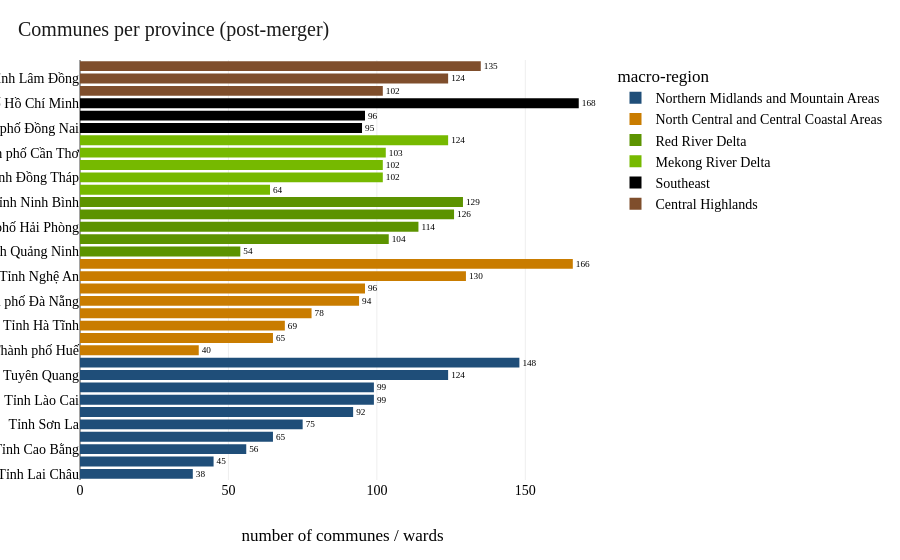

The cell this chart's notebook holds for it:
### Code cell
fig_communes_per_province(df).show()

### Figure 1 — Plotly figure (JSON) as saved in the notebook; plotly's stock layout.template omitted (floating-point values rounded to 4 significant figures)
{"data": [{"hovertemplate": "macro_region_en=Northern Midlands and Mountain Areas<br>n_communes=%{text}<br>parent_ten=%{y}<extra></extra>", "legendgroup": "Northern Midlands and Mountain Areas", "marker": {"color": "#1F4E79", "pattern": {"shape": ""}}, "name": "Northern Midlands and Mountain Areas", "orientation": "h", "showlegend": true, "text": [38.0, 45.0, 56.0, 65.0, 75.0, 92.0, 99.0, 99.0, 124.0, 148.0], "textposition": "outside", "type": "bar", "x": [38, 45, 56, 65, 75, 92, 99, 99, 124, 148], "xaxis": "x", "y": ["Tỉnh Lai Châu", "Tỉnh Điện Biên", "Tỉnh Cao Bằng", "Tỉnh Lạng Sơn", "Tỉnh Sơn La", "Tỉnh Thái Nguyên", "Tỉnh Lào Cai", "Tỉnh Bắc Ninh", "Tỉnh Tuyên Quang", "Tỉnh Phú Thọ"], "yaxis": "y"}, {"hovertemplate": "macro_region_en=North Central and Central Coastal Areas<br>n_communes=%{text}<br>parent_ten=%{y}<extra></extra>", "legendgroup": "North Central and Central Coastal Areas", "marker": {"color": "#C97C00", "pattern": {"shape": ""}}, "name": "North Central and Central Coastal Areas", "orientation": "h", "showlegend": true, "text": [40.0, 65.0, 69.0, 78.0, 94.0, 96.0, 130.0, 166.0], "textposition": "outside", "type": "bar", "x": [40, 65, 69, 78, 94, 96, 130, 166], "xaxis": "x", "y": ["Thành phố Huế", "Tỉnh Khánh Hòa", "Tỉnh Hà Tĩnh", "Tỉnh Quảng Trị", "Thành phố Đà Nẵng", "Tỉnh Quảng Ngãi", "Tỉnh Nghệ An", "Tỉnh Thanh Hóa"], "yaxis": "y"}, {"hovertemplate": "macro_region_en=Red River Delta<br>n_communes=%{text}<br>parent_ten=%{y}<extra></extra>", "legendgroup": "Red River Delta", "marker": {"color": "#5C9300", "pattern": {"shape": ""}}, "name": "Red River Delta", "orientation": "h", "showlegend": true, "text": [54.0, 104.0, 114.0, 126.0, 129.0], "textposition": "outside", "type": "bar", "x": [54, 104, 114, 126, 129], "xaxis": "x", "y": ["Tỉnh Quảng Ninh", "Tỉnh Hưng Yên", "Thành phố Hải Phòng", "Thủ đô Hà Nội", "Tỉnh Ninh Bình"], "yaxis": "y"}, {"hovertemplate": "macro_region_en=Mekong River Delta<br>n_communes=%{text}<br>parent_ten=%{y}<extra></extra>", "legendgroup": "Mekong River Delta", "marker": {"color": "#76B900", "pattern": {"shape": ""}}, "name": "Mekong River Delta", "orientation": "h", "showlegend": true, "text": [64.0, 102.0, 102.0, 103.0, 124.0], "textposition": "outside", "type": "bar", "x": [64, 102, 102, 103, 124], "xaxis": "x", "y": ["Tỉnh Cà Mau", "Tỉnh Đồng Tháp", "Tỉnh An Giang", "Thành phố Cần Thơ", "Tỉnh Vĩnh Long"], "yaxis": "y"}, {"hovertemplate": "macro_region_en=Southeast<br>n_communes=%{text}<br>parent_ten=%{y}<extra></extra>", "legendgroup": "Southeast", "marker": {"color": "#000000", "pattern": {"shape": ""}}, "name": "Southeast", "orientation": "h", "showlegend": true, "text": [95.0, 96.0, 168.0], "textposition": "outside", "type": "bar", "x": [95, 96, 168], "xaxis": "x", "y": ["Thành phố Đồng Nai", "Tỉnh Tây Ninh", "Thành phố Hồ Chí Minh"], "yaxis": "y"}, {"hovertemplate": "macro_region_en=Central Highlands<br>n_communes=%{text}<br>parent_ten=%{y}<extra></extra>", "legendgroup": "Central Highlands", "marker": {"color": "#7F4E2C", "pattern": {"shape": ""}}, "name": "Central Highlands", "orientation": "h", "showlegend": true, "text": [102.0, 124.0, 135.0], "textposition": "outside", "type": "bar", "x": [102, 124, 135], "xaxis": "x", "y": ["Tỉnh Đắk Lắk", "Tỉnh Lâm Đồng", "Tỉnh Gia Lai"], "yaxis": "y"}], "layout": {"barmode": "relative", "legend": {"title": {"text": "macro-region"}, "tracegroupgap": 0}, "margin": {"t": 60}, "title": {"text": "Communes per province (post-merger)"}, "xaxis": {"anchor": "y", "domain": [0, 1], "title": {"text": "number of communes / wards"}}, "yaxis": {"anchor": "x", "domain": [0, 1], "title": {}}}}
